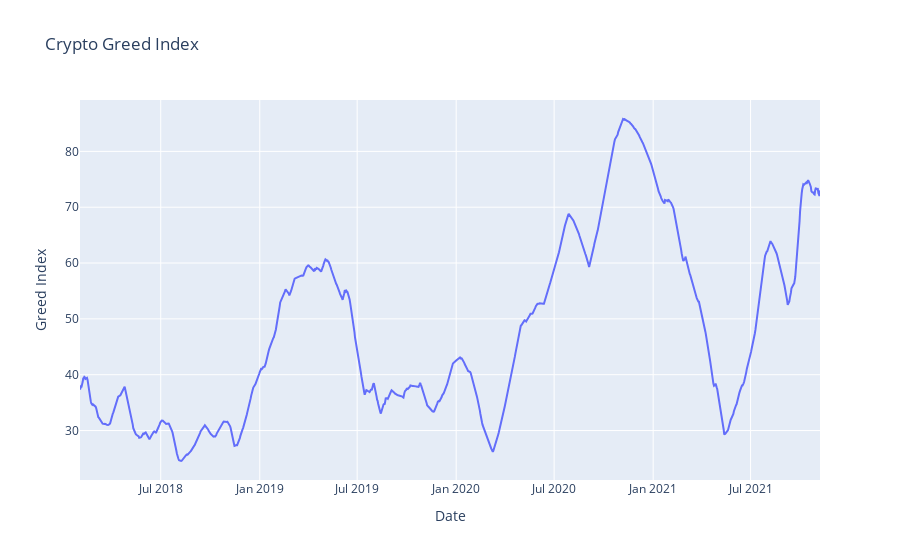

Notebook code cell kept with this figure:
### Markdown cell above
Then, we visualize the greed index over time

### Code cell
# read file
with open('./Data/fear_greed_index.json', 'r') as myfile:
    data=myfile.read()
# parse file
obj = json.loads(data)
df = pd.json_normalize(obj['data'])
df['timestamp'] = pd.to_datetime(df['timestamp'].astype(int), unit='s')
# Order the values following the y axis
df['value'] = df['value'].apply(pd.to_numeric).ewm(span = 100).mean()
# Plot
greed_idx_data = go.Scatter(x=df.timestamp, y=df.value)
layout = go.Layout(title='Crypto Greed Index', xaxis=dict(title='Date'), yaxis=dict(title='Greed Index'))
fig = go.Figure(
    data=[greed_idx_data],
    layout=layout)
fig.show()

### Figure 1 — Plotly figure (JSON) as saved in the notebook; plotly's stock layout.template omitted (floating-point values rounded to 4 significant figures; data arrays with more than 128 entries replaced by an {"elided": "..."} marker saying what was removed)
{"data": [{"type": "scatter", "x": {"elided": "1373 str values"}, "y": {"elided": "1373 float values"}}], "layout": {"title": {"text": "Crypto Greed Index"}, "xaxis": {"title": {"text": "Date"}}, "yaxis": {"title": {"text": "Greed Index"}}}}
